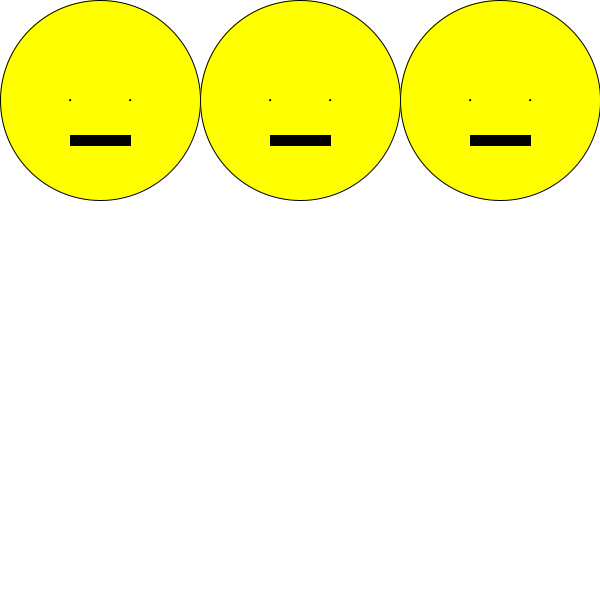
Frame 1 (no input)
Frame 60 (the mouse pressed at the canvas centre just before this capture): identical to frame 1, image omitted
Frame 120 (the mouse held since frame 60 and released just before this capture): identical to frame 1, image omitted

The Processing sketch that drew this single still picture (run headless with seeded random() and noise(); from frame 60 on, the mouse is pressed at the canvas centre):

// Processing sketch: sketch_180918a
// ── sketch_180918a.pde
//int angle;

void setup()
{
  size(600, 600);
  background(255);
  rectMode(CENTER);
}

void draw()
{
  //background(255);
  
  ////PushMatix() and popMatrix() isolates whats inside
  //pushMatrix();
  //translate(width/2, height/2);
  //popMatrix();
  
  //rotate(radians(angle));
  //fill(0, 255, 0);
  //rect(0, 0, width, height);
  
  //fill(0);
  //rect(0, 0, 100, 100);

  //angle ++;
  
  background(255);
  //smiley(random(width), random(height));
  //function call
  //smiley(width/2, height/2, random(5, 45));
  
  //Row 1
  //For loop
  //i = index for how many times it goes through the loop
  //Hightlight and press TAB to tab everything
  for(int i = 0; i<5; i += 2)
  {
     smiley(100 + 100 * i, 100, 1);
     println(i);
  }
  ////Row 2
  //smiley(100, 300, 1);
  //smiley(300, 300, 1);
  //smiley(500, 300, 1);
  
  ////Row 3
  //smiley(100, 500, 1);
  //smiley(300, 500, 1);
  //smiley(500, 500, 1);
}

//function definition
void smiley(float x, float y, float eyeSize)
{
  //Smiley head
  fill(255, 255,0);
  ellipse(x, y, 200, 200);
  
  //Smiley left eye
  fill(0);
  ellipse(x-30, y, eyeSize, eyeSize);
  
  //Smiley right eye
  fill(0);
  ellipse(x+30, y, eyeSize, eyeSize);
  
  //Smiley mouth
  rect(x, y+40, 60, 10);
}
